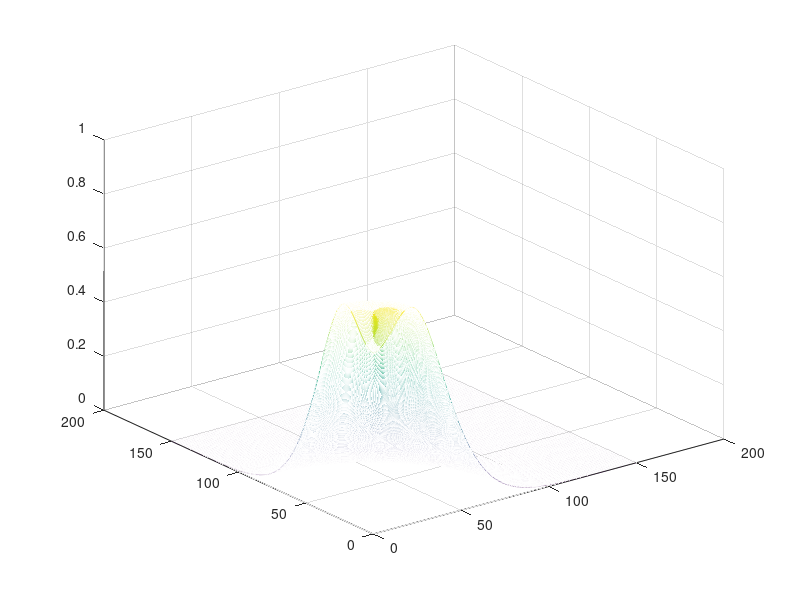

Write MATLAB code to recreate this figure.
r = 300;
a1 = 50;
a2 = 2;
sigma1 = 0.4*  r;
sigma2 = 0.05 * r;
vd = 30;
a = 11;
b =-18;
x= 0;
y= 0;
xlist = [];
ylist = [];
vlist = [];
xlist = linspace(0,150, 1000);
ylist = linspace(0,150, 1000);
% [xlist, ylist] = meshgrid(x,y);
for i= 1: length(xlist)
    for j = 1 : length(ylist)
        x = xlist(i);
        y = ylist(j);
v =  (a1 * exp(-(x ^ 2 + y ^ 2) / (2 *sigma1^2))  - a2 * exp(-(x ^ 2 + y ^ 2) / (2* sigma2^2) ));
vlist(i,j) = v;

p(i,j) = exp(11 * v /30 -18);
% if (p(i,j)  < 5e-1)
%     p(i,j)  = 0;
% end


end
end
% vlist
mesh (xlist, ylist, p);